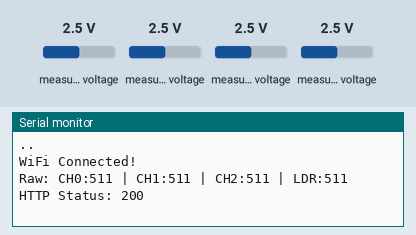
Recording of a sketch running on a simulated ESP32. Parts: the last lines printed to the serial monitor. Inputs (shaded band) come from the test bench; at power-on: measured voltage 2.5 V. WiFi joins after 1.5 s; servers stay silent unless stated; uploads are accepted with an empty reply.

Above: at 3.2 s.
3.3 s: measured voltage (sensor 200) set to 0.1 V
At 5.44 s:
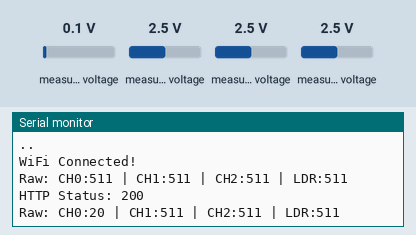
7.4 s: measured voltage (sensor 201) set to 0.1 V
At 9.6 s:
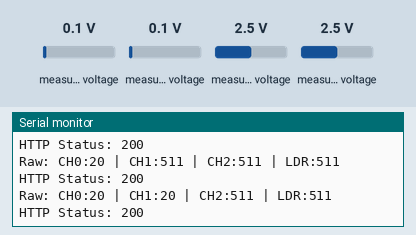
11.5 s: measured voltage (sensor 202) set to 0.1 V
At 12.3 s:
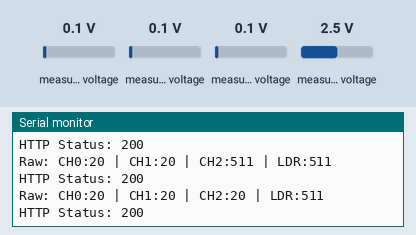
15.6 s: measured voltage (sensor 203) set to 0.1 V
At 19.0 s:
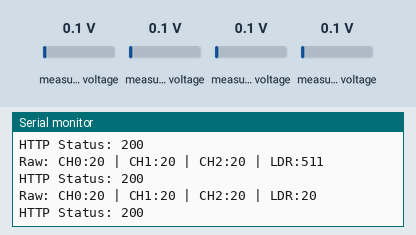
19.7 s: measured voltage (sensor 200) set to 1.2 V
At 23.0 s:
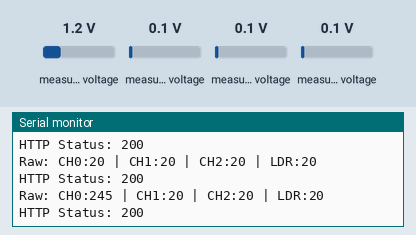
23.8 s: measured voltage (sensor 201) set to 1.2 V
At 25.7 s:
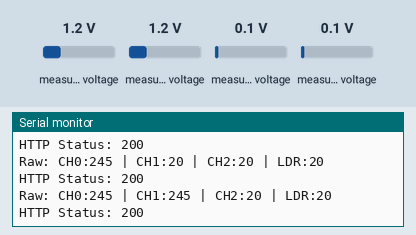
Timing chart, 0 to 27.2 s (numbered marks = the images above; inputs shaded):
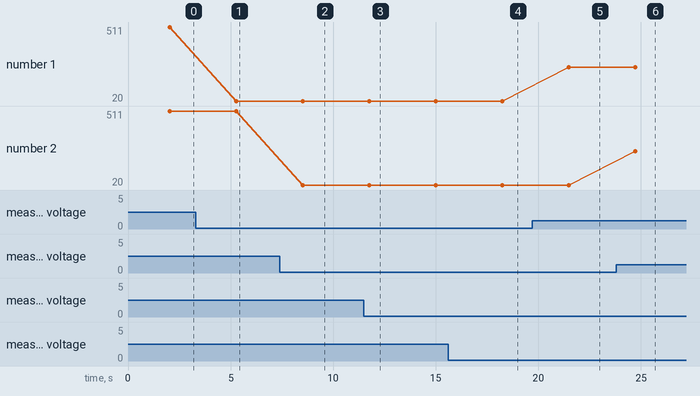

Measured:
- after the input at 3.3 s, the serial monitor: prints a new line after 2.0 s (image 1)
- after the input at 7.4 s, the serial monitor: prints a new line after 1.1 s (image 2)
- after the input at 11.5 s, the serial monitor: prints a new line after 0.27 s (image 3)
- after the input at 15.6 s, the serial monitor: prints a new line after 2.6 s (image 4)
- after the input at 19.7 s, the serial monitor: prints a new line after 1.8 s (image 5)
- after the input at 23.8 s, the serial monitor: prints a new line after 0.93 s (image 6)
- plotted number 1: 511 → 20 after the input at 3.3 s, 20 → 245 after the input at 19.7 s

The sketch:

ESP32_code.ino
```cpp
#include <WiFi.h>
#include <ArduinoJson.h>
#include <HTTPClient.h>
#include <NetworkClientSecure.h>
#include <Adafruit_MCP3008.h>

const char* ssid = "Alqasim Alrubkhi";
const char* password = "12345678";
const char* serverName = "https://smart-energy-system-w0xz.onrender.com/update_sensors";

// تعريف أطراف SPI
#define MCP_CS   5
#define MCP_MOSI 23
#define MCP_MISO 19
#define MCP_CLK  18

Adafruit_MCP3008 adc;

void setup() {
  Serial.begin(115200);

  // بدء الاتصال بـ MCP3008
  if (!adc.begin(MCP_CLK, MCP_MOSI, MCP_MISO, MCP_CS)) {
    Serial.println("Error: MCP3008 not found! Check your wiring.");
    while (1);
  }

  WiFi.begin(ssid, password);
  while (WiFi.status() != WL_CONNECTED) {
    delay(1000);
    Serial.print(".");
  }
  Serial.println("\nWiFi Connected!");
}

void loop() {
  // 1. قراءة البيانات مع تأخير بسيط بين كل قناة لضمان استقرار الجهد
  int l1 = adc.readADC(0); delay(10);
  int l2 = adc.readADC(1); delay(10);
  int l3 = adc.readADC(2); delay(10);
  int ml = adc.readADC(3); delay(10);

  // طباعة القيم في الـ Serial للتأكد أنها تتغير في يدك
  Serial.printf("Raw: CH0:%d | CH1:%d | CH2:%d | LDR:%d\n", l1, l2, l3, ml);

  if (WiFi.status() == WL_CONNECTED) {
    NetworkClientSecure client;
    client.setInsecure();
    HTTPClient http;

    if (http.begin(client, serverName)) {
      http.addHeader("Content-Type", "application/json");

      StaticJsonDocument<200> doc;
      doc["ldr1"] = l1;
      doc["ldr2"] = l2;
      doc["ldr3"] = l3;
      doc["my_ldr"] = ml;

      String requestBody;
      serializeJson(doc, requestBody);

      int httpResponseCode = http.POST(requestBody);
      Serial.print("HTTP Status: ");
      Serial.println(httpResponseCode);
      http.end();
    }
  }

  delay(3000); // إرسال كل 3 ثوانٍ للاختبار السريع
}
```
